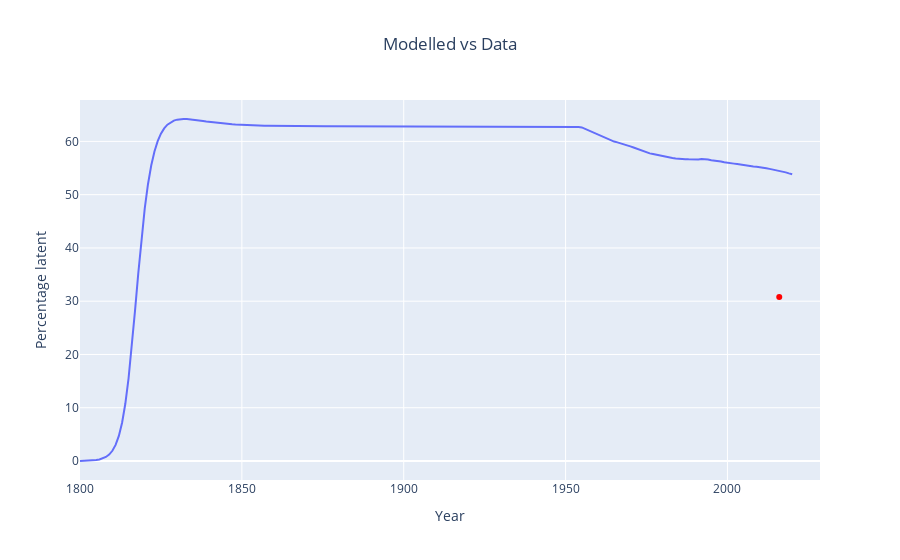

Notebook cell for this chart:
### Code cell
latent_1 = px.line(
    derived_df_0,
    x=derived_df_0.index,
    y="percentage_latent",
)
latent_2 = px.scatter(x= plots['percentage_latent']['times'], y = plots['percentage_latent']['values'])
latent_2.update_traces(marker=dict(color="red"))
latent_plot = go.Figure(
    data=latent_1.data + latent_2.data,
)
latent_plot.update_layout(
    title="Modelled vs Data", title_x=0.5, xaxis_title="Year", yaxis_title="Percentage latent"
)
latent_plot.show()
# latent_plot.write_image(str(SUPPLEMENT_PATH) + "/latent.jpg")

### Figure 1 — Plotly figure (JSON) as saved in the notebook; plotly's stock layout.template omitted (floating-point values rounded to 4 significant figures; data arrays with more than 128 entries replaced by an {"elided": "..."} marker saying what was removed)
{"data": [{"hovertemplate": "index=%{x}<br>percentage_latent=%{y}<extra></extra>", "legendgroup": "", "line": {"color": "#636efa", "dash": "solid"}, "marker": {"symbol": "circle"}, "mode": "lines", "name": "", "orientation": "v", "showlegend": false, "type": "scatter", "x": {"elided": "221 int values"}, "xaxis": "x", "y": {"elided": "221 float values"}, "yaxis": "y"}, {"hovertemplate": "x=%{x}<br>y=%{y}<extra></extra>", "legendgroup": "", "marker": {"color": "red", "symbol": "circle"}, "mode": "markers", "name": "", "orientation": "v", "showlegend": false, "type": "scatter", "x": [2016], "xaxis": "x", "y": [30.8], "yaxis": "y"}], "layout": {"title": {"text": "Modelled vs Data", "x": 0.5}, "xaxis": {"title": {"text": "Year"}}, "yaxis": {"title": {"text": "Percentage latent"}}}}
